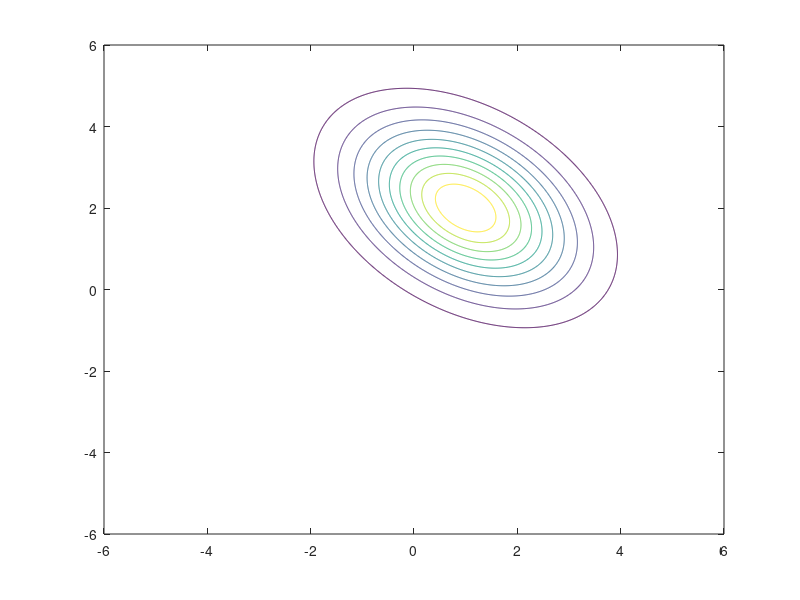

Write the MATLAB code that produced this figure. (Note: this script raises an error after producing the figure.)
mu1 = [1 2];
sigma1 = [1.8 -0.7; -0.7 1.8];
mu2= [-1 -3];
sigma2 = [1.5 0.3;0.3 1.5];

S1 = [mvnrnd(mu1,sigma1,1000) ones(1000,1)];
S2 = [mvnrnd(mu2,sigma2,1000) zeros(1000,1)];
S = [S1; S2];

x1=[-6:0.01:+6];
x2=[-6:0.01:+6];
[X1,X2] = meshgrid(x1,x2);
X = [X1(:) X2(:)];

y1 = mvnpdf(X,mu1,sigma1);
y1 = reshape(y1,length(x2),length(x1));

y2 = mvnpdf(X,mu2,sigma2);
y2 = reshape(y2,length(x2),length(x1));

figure(10)
[M,c1] = contour(X1,X2,y1);
c1.LineWidth = 1;

hold on
%plot(S(:,1),S(:,2),'.');
[M,c2] = contour(X1,X2,y2);
c2.LineWidth = 1;

x = transpose(sym('x',[1,2]));
mu1=transpose(mu1);
W12 = (-1/2)*inv(sigma1);
W11 = sigma1\mu1;
W10 = (-1/2)*transpose(mu1)*inv(sigma1)*mu1+(-1/2)*log(det(sigma1))+log(1/2);
mu2=transpose(mu2);
W22 = (-1/2)*inv(sigma2);
W21 = sigma2\mu2;
W20 = (-1/2)*transpose(mu2)*inv(sigma2)*mu2+(-1/2)*log(det(sigma2))+log(1/2);

f1=transpose(x)*W12*x+transpose(W11)*x+W10;
f2=transpose(x)*W22*x+transpose(W21)*x+W20;
f=f1-f2;
f1=transpose(x)*W12*x+transpose(W11)*x+W10+log(3);
f2=transpose(x)*W22*x+transpose(W21)*x+W20+log(1);
f_c=f1-f2;

fimplicit(f1-f2, [-6 6 -6 6]);
hold off

pred_B = zeros(2000,1);
pred_B_c = zeros(2000,1);
for i = 1:2000
   syms x1 x2;
   pred_B(i,1) = heaviside(subs(f_c,[x1,x2],S(i,1:2)));
   pred_B_c(i,1) = heaviside(subs(f,[x1,x2],S(i,1:2)));
end

